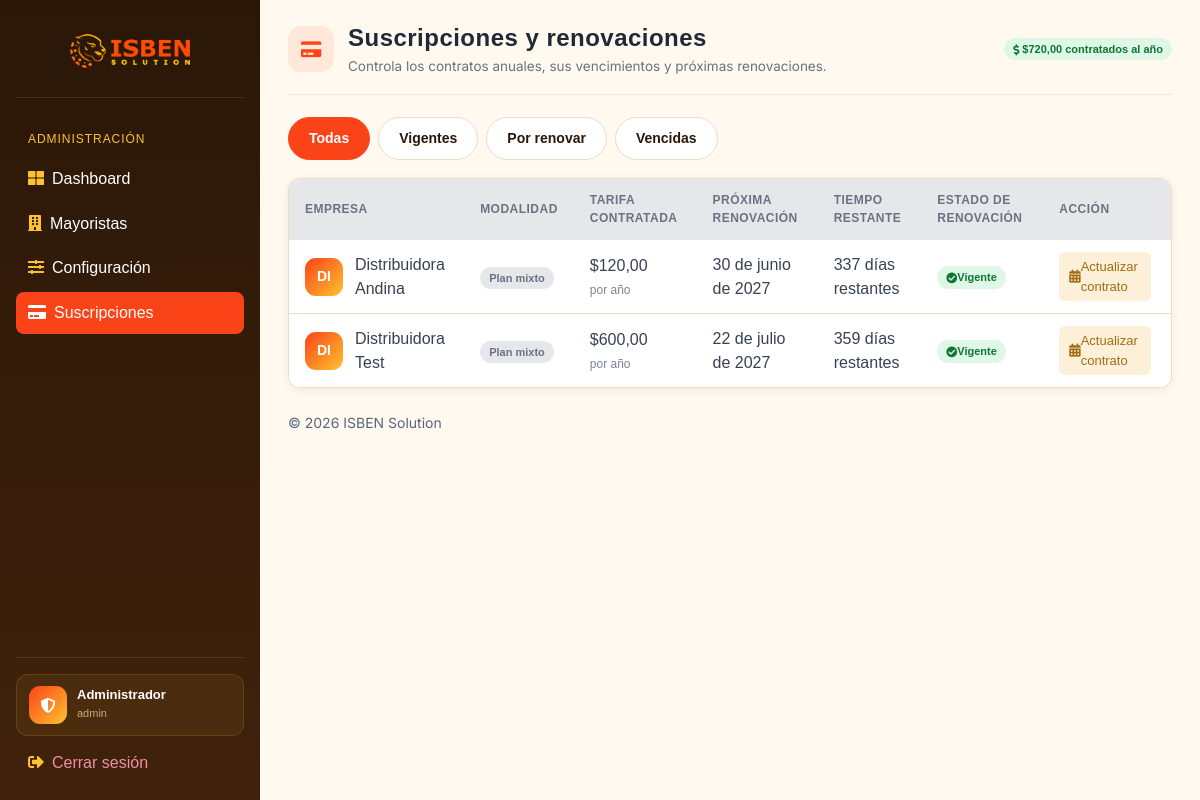
The page /admin-panel/suscripciones/ (signed in) on the database its author committed.
### appDjango/models.py (models this page shows, shortened)
class Mayorista(models.Model):
    CATEGORIA_CHOICES = [
        ("bebidas", "Bebidas"),
        ("abarrotes", "Abarrotes"),
        ("lacteos", "Lácteos"),
        ("limpieza", "Limpieza"),
        ("otro", "Otro"),
    ]
    PLAN_CHOICES = [
        ("sin_asignar", "Sin asignar"),
        ("suscripcion", "Suscripción anual"),
        ("comision", "Solo comisión"),
        ("mixto", "Mixto"),
    ]
    ESTADO_CHOICES = [
        ("pendiente_pago", "Pendiente de pago"),
        ("activo", "Activo"),
        ("suspendido", "Suspendido"),
    ]
    MESES_CORTOS = [
        "Ene",
        "Feb",
        "Mar",
        "Abr",
        "May",
        "Jun",
        "Jul",
        "Ago",
        "Sep",
        "Oct",
        "Nov",
        "Dic",
    ]
    cuenta = models.OneToOneField(
        settings.AUTH_USER_MODEL,
        on_delete=models.CASCADE,
        related_name="perfil_mayorista",
    )
    nombre = models.CharField(max_length=255)
    telefono = models.CharField(
        max_length=15,
        default="",
    )
    categoria = models.CharField(max_length=20, choices=CATEGORIA_CHOICES)
    logo_url = models.TextField(blank=True, null=True)
    estado = models.CharField(
        max_length=20, choices=ESTADO_CHOICES, default="pendiente_pago"
    )
    plan = models.CharField(
        max_length=20,
        choices=PLAN_CHOICES,
        default="sin_asignar",
    )
    tarifa_anual = models.DecimalField(max_digits=10, decimal_places=2, default=0)
    porcentaje_comision = models.DecimalField(max_digits=5, decimal_places=2, default=0)
    fecha_vencimiento = models.DateField(blank=True, null=True)
    @property
    def estado_comercial(self):
        if not self.plan or self.plan == "sin_asignar":
            return "sin_configurar"
        if self.plan in ("suscripcion", "mixto"):
            if not self.fecha_vencimiento:
                return "sin_configurar"
            hoy = timezone.localdate()
            if self.fecha_vencimiento < hoy:
                return "vencido"
            limite_por_vencer = hoy + timedelta(days=30)
            if self.fecha_vencimiento <= limite_por_vencer:
                return "por_vencer"
        return "vigente"
    @property
    def dias_para_vencimiento(self):
        if not self.fecha_vencimiento:
            return None
        hoy = timezone.localdate()
        return (self.fecha_vencimiento - hoy).days

### appDjango/views.py (the view)
@admin_required
def admin_suscripciones(request):
    hoy = timezone.localdate()
    limite_por_vencer = hoy + timedelta(days=30)
    filtro = request.GET.get("filtro", "todas")
    filtros_permitidos = {
        "todas",
        "vigentes",
        "por_vencer",
        "vencidas",
    }
    if filtro not in filtros_permitidos:
        filtro = "todas"
    suscripciones_base = (
        Mayorista.objects
        .filter(plan__in=["suscripcion", "mixto"])
        .select_related("cuenta")
    )
    ingresos_anuales = (
        suscripciones_base
        .filter(estado="activo")
        .aggregate(total=Sum("tarifa_anual"))["total"]
        or 0
    )
    cantidad_por_vencer = suscripciones_base.filter(
        fecha_vencimiento__gte=hoy,
        fecha_vencimiento__lte=limite_por_vencer,
    ).count()
    cantidad_vencidas = suscripciones_base.filter(
        fecha_vencimiento__lt=hoy
    ).count()
    if filtro == "vigentes":
        suscripciones = suscripciones_base.filter(
            fecha_vencimiento__gt=limite_por_vencer
        )
    elif filtro == "por_vencer":
        suscripciones = suscripciones_base.filter(
            fecha_vencimiento__gte=hoy,
            fecha_vencimiento__lte=limite_por_vencer,
        )
    elif filtro == "vencidas":
        suscripciones = suscripciones_base.filter(
            fecha_vencimiento__lt=hoy
        )
    else:
        suscripciones = suscripciones_base
    suscripciones = suscripciones.order_by(
        "fecha_vencimiento",
        "nombre",
    )
    contexto = {
        "suscripciones": suscripciones,
        "ingresos_anuales": ingresos_anuales,
        "cantidad_por_vencer": cantidad_por_vencer,
        "cantidad_vencidas": cantidad_vencidas,
        "filtro": filtro,
        "hoy": hoy,
    }
    return render(
        request,
        "admin/suscripciones.html",
        contexto,
    )

### appDjango/views.py (called while the page is built)
def admin_required(view_func):
    @wraps(view_func)
    def wrapper(request, *args, **kwargs):
        if not request.user.is_authenticated or not request.user.is_staff:
            return redirect("portal_login_admin")
        return view_func(request, *args, **kwargs)
    return wrapper

### appDjango/templates/admin/suscripciones.html (shortened to what this page needs)
{% extends 'layouts/base.html' %}
{% block content %}
  <div class="pagina-cabecera">
    <div class="pagina-cabecera-titulo">
      <div class="pagina-cabecera-icono">
        <i class="fas fa-credit-card"></i>
      </div>
      <div>
        <h1>Suscripciones y renovaciones</h1>
        <p class="subtitulo">
          Controla los contratos anuales, sus vencimientos y próximas renovaciones.
        </p>
      </div>
    </div>
    <div class="pagina-cabecera-acciones">
      <span class="portal-badge portal-badge-green">
        <i class="fas fa-dollar-sign"></i>
        &nbsp;${{ ingresos_anuales|floatformat:2 }} contratados al año
      </span>
    </div>
  </div>
  <div class="filtro-tabs">
    <a href="{% url 'portal_admin_suscripciones' %}"
       class="filtro-tab {% if filtro == 'todas' %}activo{% endif %}">
      Todas
    </a>
    <a href="{% url 'portal_admin_suscripciones' %}?filtro=vigentes"
       class="filtro-tab {% if filtro == 'vigentes' %}activo{% endif %}">
      Vigentes
    </a>
    <a href="{% url 'portal_admin_suscripciones' %}?filtro=por_vencer"
       class="filtro-tab {% if filtro == 'por_vencer' %}activo{% endif %}">
      Por renovar
    </a>
    <a href="{% url 'portal_admin_suscripciones' %}?filtro=vencidas"
       class="filtro-tab {% if filtro == 'vencidas' %}activo{% endif %}">
      Vencidas
    </a>
  </div>
  <div class="table-card">
    <table>
      <thead>
        <tr>
          <th>Empresa</th>
          <th>Modalidad</th>
          <th>Tarifa contratada</th>
          <th>Próxima renovación</th>
          <th>Tiempo restante</th>
          <th>Estado de renovación</th>
          <th>Acción</th>
        </tr>
      </thead>
      <tbody>
        {% for mayorista in suscripciones %}
          <tr>
            <td>
              <div class="vendedor-cabecera" style="margin-bottom: 0;">
                <div class="vendedor-avatar"
                     style="
                       width: 38px;
                       height: 38px;
                       font-size: 14px;
                       border-radius: 11px;
                     ">
                  {{ mayorista.nombre|slice:":2"|upper }}
                </div>
                <strong>{{ mayorista.nombre }}</strong>
              </div>
            </td>
            <td>
              {% if mayorista.plan == 'suscripcion' %}
                <span class="portal-badge portal-badge-green">
                  Suscripción anual
                </span>
              {% elif mayorista.plan == 'mixto' %}
                <span class="portal-badge portal-badge-gray">
                  Plan mixto
                </span>
              {% endif %}
            </td>
            <td>
              <strong>${{ mayorista.tarifa_anual|floatformat:2 }}</strong>
              <div style="font-size: 12px; color: #7a8496; margin-top: 3px;">
                por año
              </div>
            </td>
            <td>
              {% if mayorista.fecha_vencimiento %}
                {{ mayorista.fecha_vencimiento|date:"d \d\e F \d\e Y" }}
              {% else %}
                <span class="portal-badge portal-badge-red">
                  Sin fecha
                </span>
              {% endif %}
            </td>
            <td>
              {% if mayorista.fecha_vencimiento %}
                {% if mayorista.dias_para_vencimiento < 0 %}
                  Venció hace
                  {{ mayorista.dias_para_vencimiento|cut:"-" }}
                  días
                {% elif mayorista.dias_para_vencimiento == 0 %}
                  Vence hoy
                {% elif mayorista.dias_para_vencimiento == 1 %}
                  Vence mañana
                {% else %}
                  {{ mayorista.dias_para_vencimiento }} días restantes
                {% endif %}
              {% else %}
                No disponible
              {% endif %}
            </td>
            <td>
              {% if mayorista.estado_comercial == 'vigente' %}
                <span class="portal-badge portal-badge-green">
                  <i class="fas fa-check-circle"></i>
                  Vigente
                </span>
              {% elif mayorista.estado_comercial == 'por_vencer' %}
                <span class="portal-badge portal-badge-amber">
                  <i class="fas fa-clock"></i>
                  Próxima a renovar
                </span>
              {% elif mayorista.estado_comercial == 'vencido' %}
                <span class="portal-badge portal-badge-red">
                  <i class="fas fa-times-circle"></i>
                  Vencida
                </span>
              {% else %}
                <span class="portal-badge portal-badge-red">
                  <i class="fas fa-exclamation-circle"></i>
                  Información incompleta
                </span>
              {% endif %}
            </td>
            <td>
              <a href="{% url 'portal_admin_mayorista_configuracion' mayorista.id %}"
                 class="action action-edit">
                <i class="fas fa-calendar-alt"></i>
                Actualizar contrato
              </a>
            </td>
          </tr>
        {% endfor %}
      </tbody>
    </table>
  </div>
{% endblock %}

### appDjango/templates/includes/sidebar.html (shortened to what this page needs)
{% load static %}
<nav id="sidebarMenu" class="sidebar d-lg-block collapse">
  <div class="sidebar-inner px-3 pt-3">
    <div class="sidebar-marca">
      <a href="{% url 'portal_landing' %}">
        <img src="{% static 'imagenes/logos_2.png' %}" alt="ISBEN Solution">
      </a>
    </div>
    <ul class="nav flex-column">
      {% if user.is_staff %}
        <li class="sidebar-heading">Administración</li>
        <li class="nav-item {% if request.resolver_match.url_name == 'portal_admin_dashboard' %}active{% endif %}">
          <a href="{% url 'portal_admin_dashboard' %}" class="nav-link"><span class="sidebar-icon"><i class="fas fa-th-large"></i></span>Dashboard</a>
        </li>
        <li class="nav-item {% if 'mayorista' in request.resolver_match.url_name %}active{% endif %}">
          <a href="{% url 'portal_admin_mayoristas' %}" class="nav-link"><span class="sidebar-icon"><i class="fas fa-building"></i></span>Mayoristas</a>
        </li>
        <li class="nav-item {% if request.resolver_match.url_name == 'portal_admin_configuracion' %}active{% endif %}">
          <a href="{% url 'portal_admin_configuracion' %}" class="nav-link"><span class="sidebar-icon"><i class="fas fa-sliders-h"></i></span>Configuración</a>
        </li>
        <li class="nav-item {% if request.resolver_match.url_name == 'portal_admin_suscripciones' %}active{% endif %}">
          <a href="{% url 'portal_admin_suscripciones' %}" class="nav-link"><span class="sidebar-icon"><i class="fas fa-credit-card"></i></span>Suscripciones</a>
        </li>
      {% endif %}
    </ul>
    <div class="sidebar-user mt-auto pt-3">
      {% if user.is_authenticated %}
        <div class="sidebar-user-info">
          <div class="sidebar-user-avatar">
            {% if user.perfil_mayorista %}<i class="fas fa-industry"></i>
            {% elif user.perfil_vendedor %}<i class="fas fa-user-tie"></i>
            {% elif user.perfil_tienda %}<i class="fas fa-store"></i>
            {% else %}<i class="fas fa-shield-alt"></i>{% endif %}
          </div>
          <div class="sidebar-user-datos">
            <span class="sidebar-user-nombre">
              {% if user.perfil_mayorista %}{{ user.perfil_mayorista.nombre }}
              {% elif user.perfil_vendedor %}{{ user.perfil_vendedor.nombre }}
              {% elif user.perfil_tienda %}{{ user.perfil_tienda.nombre }}
              {% else %}Administrador{% endif %}
            </span>
            <span class="sidebar-user-email">{{ user.username }}</span>
          </div>
        </div>
        <a href="{% url 'portal_logout' %}" class="nav-link sidebar-logout">
          <span class="sidebar-icon"><i class="fas fa-sign-out-alt"></i></span>Cerrar sesión
        </a>
      {% endif %}
    </div>
  </div>
</nav>

### rows shown on the page
Mayorista: nombre "DI", nombre "Distribuidora Andina", plan "Plan mixto", tarifa_anual "120,00", fecha_vencimiento "30 de junio de 2027", dias_para_vencimiento "337"
Mayorista: nombre "DI", nombre "Distribuidora Test", plan "Plan mixto", tarifa_anual "600,00", fecha_vencimiento "22 de julio de 2027", dias_para_vencimiento "359"

### other values the page prints
{{ user.username }} "admin"
{{ ingresos_anuales|floatformat:2 }} "720,00"
